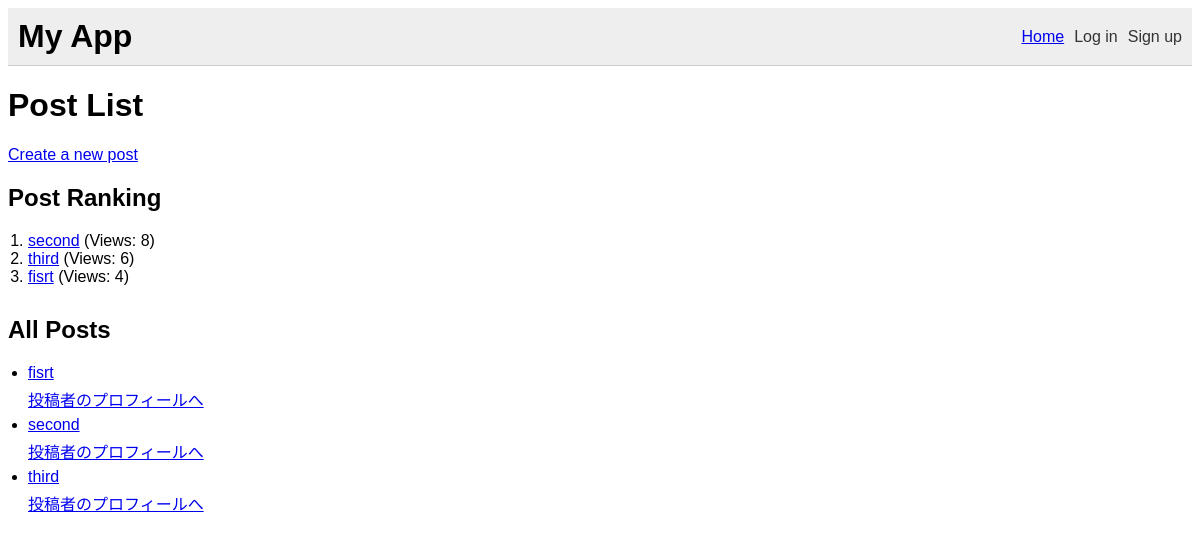
The app's page /, older data.
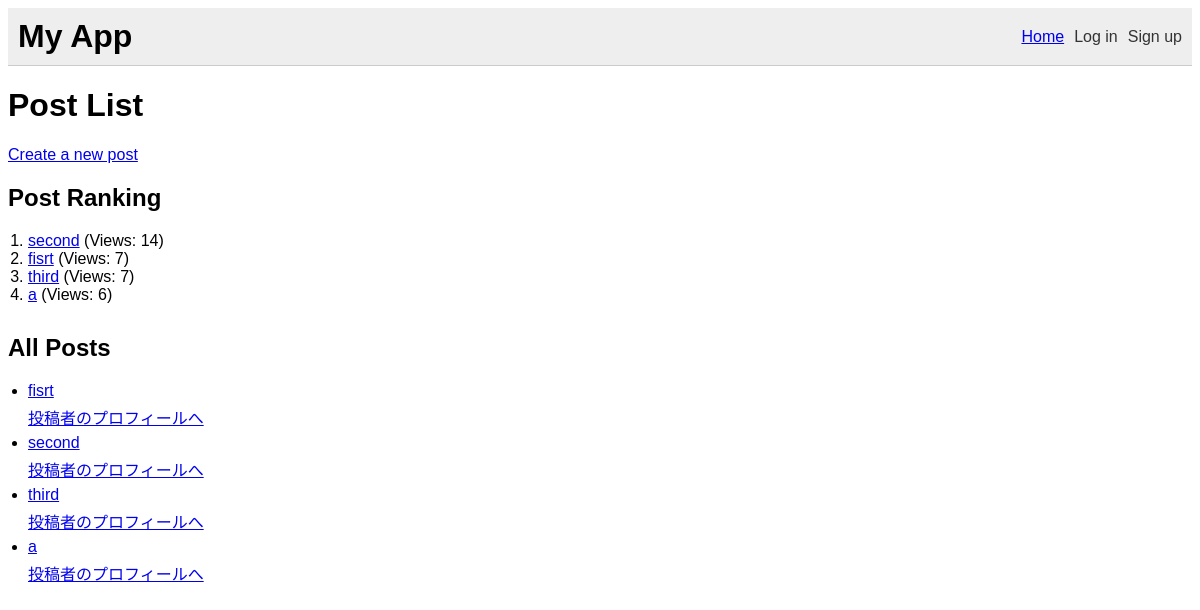
The same page, newer data.
### myapp/models.py (models this page shows, shortened)
class Post(models.Model):
    title = models.CharField(max_length=200)
    content = models.TextField()
    author = models.ForeignKey(User, on_delete=models.CASCADE)
    created_at = models.DateTimeField(auto_now_add=True)
    updated_at = models.DateTimeField(auto_now=True)
    likes = models.ManyToManyField(settings.AUTH_USER_MODEL, related_name='likes', blank=True)
    views = models.IntegerField(default=0)
    icon = models.ImageField(upload_to='icons/', blank=True, null=True)
    def get_author_avatar_url(self):
        return self.author.profile.avatar.url if self.author.profile.avatar else None

### myapp/views.py (the view)
# urls.py: path('', views.post_list, name='post_list'),
def post_list(request):
    posts = Post.objects.all()
    ranked_posts = Post.objects.annotate(num_views=F('views') + 1).order_by('-num_views')[:5]
    if request.method == 'POST':
        form = CommentForm(request.POST)
        if form.is_valid():
            comment = form.save(commit=False)
            comment.post = Post
            comment.save()
            return redirect('post_detail', pk=Post.pk)
    else:
        form = CommentForm()
    return render(request, 'myapp/post_list.html', {'posts': posts, 'ranked_posts': ranked_posts, 'form': form})

### myapp/templates/myapp/post_list.html (shortened to what this page needs)
{% extends 'base.html' %}
{% load static %}
{% block content %}
<h1>Post List</h1>
<a href="{% url 'post_create' %}">Create a new post</a>
<div class="post-section">
  <h2>Post Ranking</h2>
  <ol class="ranking-list">
    {% for post in ranked_posts %}
      <li><a href="{% url 'post_detail' post.pk %}">{{ post.title }}</a> (Views: {{ post.views }})</li>
    {% empty %}
      <li>No posts yet.</li>
      <li>Be the first to create a post and get to the top of the ranking!</li>
    {% endfor %}
  </ol>
</div>
<div class="post-section">
  <h2>All Posts</h2>
  <ul class="post-list">
    {% for post in posts %}
      <li><a href="{% url 'post_detail' post.pk %}">{{ post.title }}</a></li>
        <a href="{% url 'profile' username=post.author.username %}">投稿者のプロフィールへ</a>
    {% empty %}
      <li>No posts yet.</li>
    {% endfor %}
  </ul>
</div>
{% endblock %}

### myapp/templates/base.html (shortened to what this page needs)
{% load static %}
<!DOCTYPE html>
<html>
  <head>
    <link rel="stylesheet" href="{% static 'myapp/style.css' %}">
  </head>
  <body>
    <header>
      <h1>My App</h1>
      <ul>
        <li><a href="{% url 'post_list' %}">Home</a></li>
        {% if user.is_authenticated %}
          <li class="auth-links">
            <p>Logged in as: {{ user.username }}</p>
            <a href="{% url 'my_posts' %}">My Post</a>
            <a href="{% url 'profile' user.username %}">Edit Profile</a>
            <form method="post" action="{% url 'logout' %}">
              {% csrf_token %}
              <button type="submit">Log out</button>
            </form>
          </li>
        {% else %}
          <li class="auth-links">
            <a href="{% url 'login' %}">Log in</a>
            <a href="{% url 'signup' %}">Sign up</a>
          </li>
        {% endif %}
      </ul>
    </header>
    <div id="content">
      {% block content %}
      {% endblock %}
    </div>
  </body>
</html>

### myapp/static/myapp/style.css (style rules this page uses)
body { font-family: sans-serif; }
header { background-color: #eee; padding: 10px; border-bottom: 1px solid #ccc; display: flex; justify-content: space-between; align-items: center; }
header h1 { margin: 0; }
header ul { margin: 0; padding: 0; list-style: none; display: flex; align-items: center; }
header .auth-links { display: flex; align-items: center; }
header .auth-links a { color: #333; text-decoration: none; margin-left: 10px; }
header ul { display: flex; align-items: center; justify-content: flex-end; margin-left: auto; }
.post-section { margin-bottom: 30px; }
.ranking-list { list-style: decimal; margin-bottom: 10px; padding-left: 20px; }
.post-list { list-style: disc; margin-bottom: 10px; padding-left: 20px; }
.post-list li { margin: 5px 0; }

Row changes from the older to the newer data that the page shows:
changed Post "second": views "8" → "14"
changed Post "fisrt": views "4" → "7"; moves up the list
changed Post "third": views "6" → "7"
added Post: title "a", views "6"
